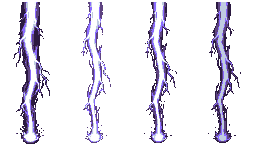
#> input picture art/src/vgtd-pilot/fx/fx_loi_kiep_tia.png, 256 x 144 px
$ python dummy_clean.py fx/fx_loi_kiep_tia.png out.png
#> lines starting #> are read from the running program, lines starting #| are printed output that depends on the picture; after the words box and inside, x2 and y2 are one past the last pixel; in counts of white or black regions, pixels touching at a corner belong together
# Gỡ bóng ma của Tàng Kinh Các lọt vào sect_training_dummy.png: xoá hộp ngoài thân mộc nhân, giữ cụm liên thông lớn nhất.
# Dùng: python dummy_clean.py <sect_training_dummy.png> <ra.png>  (Pillow; chỉ đọc nguồn)
import sys
from PIL import Image, ImageDraw, ImageFilter
im = Image.open(sys.argv[1]).convert("RGBA"); k = im.getpixel((5, 5))[:3]
#> further down, im is the input picture: PIL image 256x144 RGBA; mean R, G, B, A 30.7, 28, 38.1, 54.9
#> after `k = im.getpixel((5, 5))[:3]`: k = (0, 0, 0)
d = ImageDraw.Draw(im); s = im.width/900
#> after `s = im.width / 900`: s = 0.284
for r in [(0,0,275,560),(570,0,900,255),(665,0,900,560)]: d.rectangle([r[0]*s,r[1]*s,r[2]*s,r[3]*s], fill=k+(255,))
W = 512; px = im.resize((W, W), Image.BOX).load()
m = [[sum(abs(px[x,y][i]-k[i]) for i in range(3)) > 110 for x in range(W)] for y in range(W)]
#> m = 512 items
seen = [[0]*W for _ in range(W)]; best = []
for y in range(W):
  for x in range(W):
    if m[y][x] and not seen[y][x]:
      st = [(x,y)]; seen[y][x] = 1; c = []
      while st:
        cx, cy = st.pop(); c.append((cx, cy))
        for dx in (-1,0,1):
          for dy in (-1,0,1):
            nx, ny = cx+dx, cy+dy
            if 0<=nx<W and 0<=ny<W and m[ny][nx] and not seen[ny][nx]: seen[ny][nx] = 1; st.append((nx,ny))
      if len(c) > len(best): best = c
keep = Image.new("L", (W, W), 0); kp = keep.load()
#> after `keep = Image.new('L', (W, W), 0)`: keep: PIL image 512x512 L; every value is 0
for x, y in best: kp[x, y] = 255
keep = keep.filter(ImageFilter.MaxFilter(9)).resize(im.size, Image.BILINEAR).point(lambda v: 255 if v > 20 else 0)
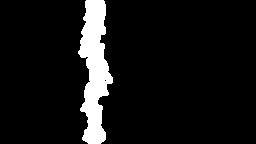
#> keep: PIL image 256x144 L; 8% white; 1 white region, box (x1, y1, x2, y2) and area: (78, 0, 113, 144) 2954
bg = Image.new("RGBA", im.size, k+(255,)); bg.paste(im, (0,0), keep); bg.save(sys.argv[2])
#> after `bg.paste(im, (0, 0), keep)`:
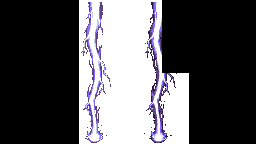
#> im: PIL image 256x144 RGBA; mean R, G, B, A 14.8, 13.8, 17.9, 181.7; transparent parts drawn white
#> after `bg.paste(im, (0, 0), keep)`:
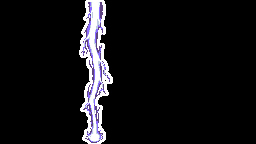
#> bg: PIL image 256x144 RGBA; mean R, G, B, A 8, 7.5, 9.6, 245.9; transparent parts drawn white
